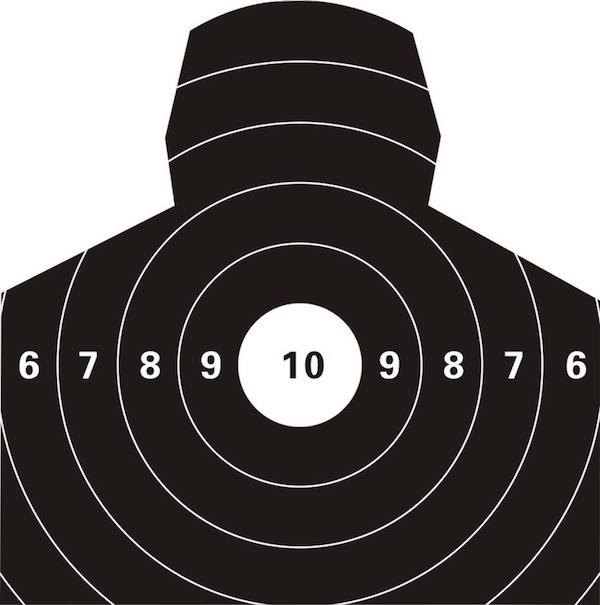
#> input picture images/ceshi2.jpg, 600 x 605 px
$ python image_ces.py   (Python 2 division)   (older library calls are emulated)
#> lines starting #> are read from the running program, lines starting #| are printed output that depends on the picture; after the words box and inside, x2 and y2 are one past the last pixel; in counts of white or black regions, pixels touching at a corner belong together
#!/usr/bin/python
# -*- coding: utf-8 -*-

__author__= "Micheal"

import cv2
import numpy as np
from matplotlib import pyplot as plt

img = cv2.imread('images/ceshi2.jpg')
#> img is the input picture: shape (605, 600, 3); mean B, G, R 94.6, 95.9, 99.7

## 先进行灰度处理
gray_image = cv2.cvtColor(img,cv2.COLOR_BGR2GRAY)

## 二值法进行处理
ret,thresh = cv2.threshold(gray_image,127,255,cv2.THRESH_BINARY)
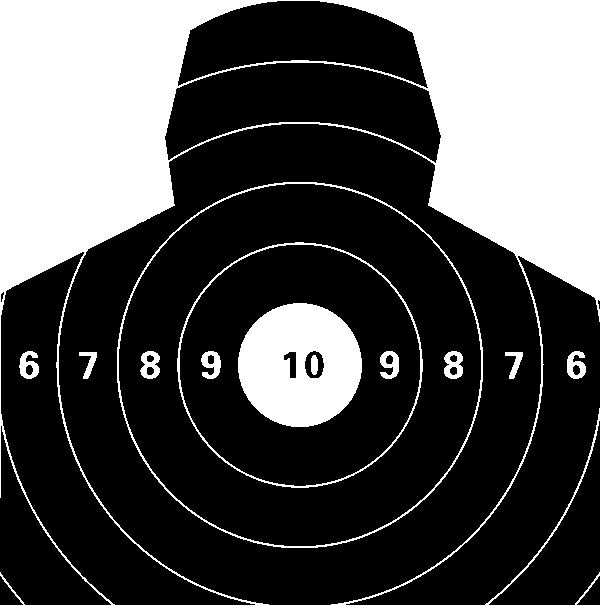
#> thresh: shape (605, 600); 31.1% white; 16 white regions, largest, box (x1, y1, x2, y2) and area: (0, 0, 600, 605) 94118, (238, 303, 362, 427) 11468, (117, 182, 483, 548) 2418

## 腐蚀处理
kernel = cv2.getStructuringElement(cv2.MORPH_ELLIPSE, (4, 4))
eroded = cv2.erode(thresh, kernel)
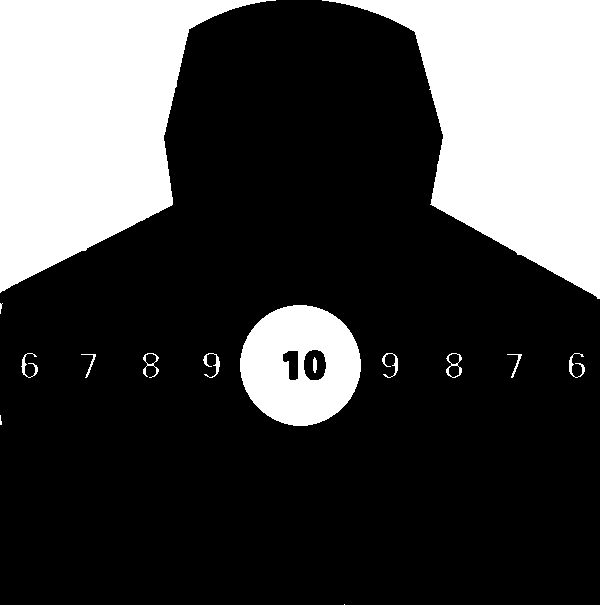
#> eroded: shape (605, 600); 27.6% white; 15 white regions (3 under 20 px)
#
## 提取轮廓
tmp_image, contours, hierarchy = cv2.findContours(eroded, cv2.RETR_TREE, cv2.CHAIN_APPROX_NONE)
#> contours = 20 contours, 3 with area under 20; largest, box (x1, y1, x2, y2) and area: (0, 0, 276, 293) 44103, (322, 0, 600, 299) 43585, (240, 305, 361, 426) 11245, (303, 349, 327, 381) 585, (282, 350, 299, 381) 350

## 绘制轮廓
cv2.drawContours(img, contours, -1, (0, 0, 0), 2)
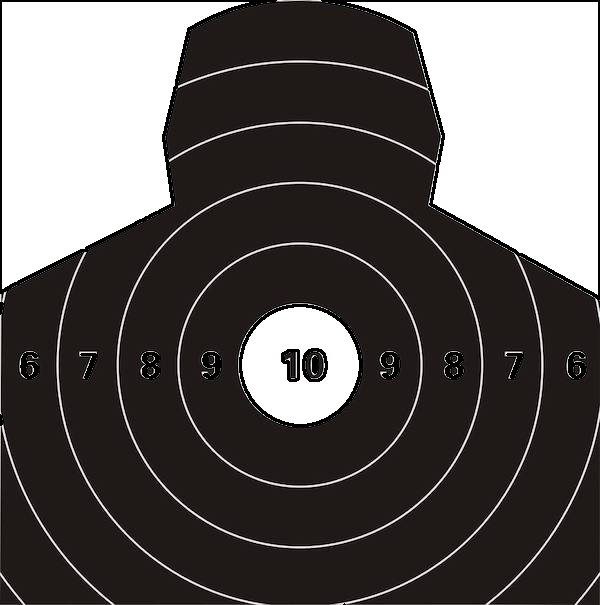
#> img: shape (605, 600, 3); 2.61% of pixels changed, all inside (x1, y1, x2, y2) = (0, 0, 600, 605)

for singel in contours:
    if cv2.contourArea(singel) < 10.0 or cv2.contourArea(singel) > 200.0 :
        print '-' *100
    else:
        print cv2.contourArea(singel)
        x, y, w, h = cv2.boundingRect(singel)
        img = cv2.rectangle(img, (x - 1, y - 1), (x + w + 1, y + h + 1), (0, 0, 255), 2)
#> this loop made 20 passes
#> (x, y, w, h) on passes 3, 4, 5, 7, 8, 9, 10, 11, 12, 13, 17: (507, 354, 15, 24), (81, 354, 15, 24), (569, 353, 16, 25), (448, 365, 12, 13), (448, 353, 12, 12), (382, 353, 16, 25), (203, 353, 17, 25), (143, 353, 16, 25), (145, 353, 12, 12), (21, 353, 17, 25), (313, 357, 4, 16)
#> singel on pass 1: [[344, 604]]
#| ----------------------------------------------------------------------------------------------------
#| ----------------------------------------------------------------------------------------------------
#| 36.5
#| 32.0
#| 63.0
#| ----------------------------------------------------------------------------------------------------
#| 110.0
#| 99.0
#> (further printed lines are left out)
#> pass 3, `img = cv2.rectangle(img, (x - 1, y - 1), (x + w + 1, y + h + 1), (0, 0..`:
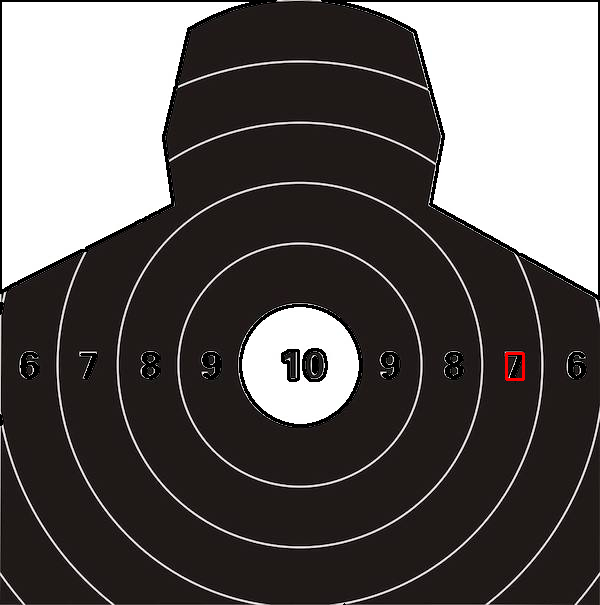
#> img: shape (605, 600, 3); 0.07% of pixels changed, all inside (x1, y1, x2, y2) = (505, 352, 525, 381)
#> after the loop:
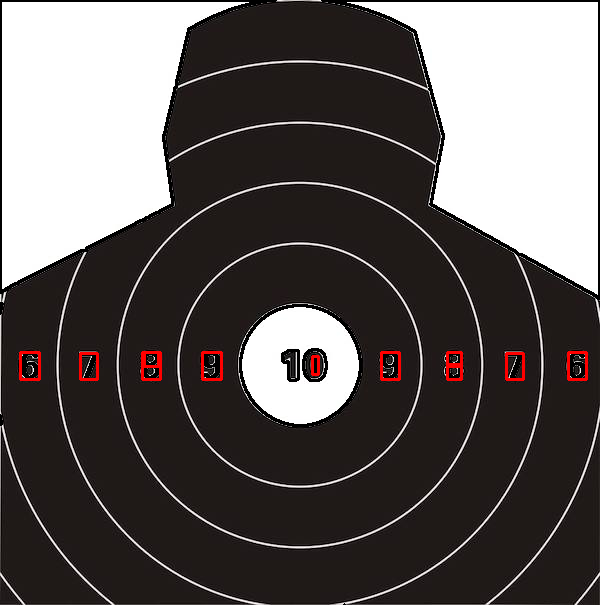
#> img: shape (605, 600, 3); 0.58% of pixels changed, all inside (x1, y1, x2, y2) = (19, 351, 588, 381)

# [7 lines of commented-out code are left out]
def draw_circle(event,x,y,flags,param):
  if event==cv2.EVENT_MOUSEMOVE:
    cv2.circle(img,(x,y),100,(255,0,0),-1)

img = np.zeros((512,512,3),np.uint8)
cv2.namedWindow('image')
cv2.setMouseCallback('image',draw_circle)

while(1):
  cv2.imshow('image',img)
  if cv2.waitKey(20)&0xFF==27:
#> (key Esc is pressed here)
    break
cv2.destroyAllWindows()


def show_threshold(image_path):
    image = cv2.imread(image_path)
    gray_image = cv2.cvtColor(image,cv2.COLOR_BGR2GRAY)
    kernel = cv2.getStructuringElement(cv2.MORPH_RECT, (5, 5), (-1, -1))
    dilate = cv2.dilate(gray_image, kernel)
    ret,thresh1 = cv2.threshold(dilate,255,255,cv2.THRESH_BINARY|cv2.THRESH_OTSU)
    ret,thresh2 = cv2.threshold(dilate,255,255,cv2.THRESH_BINARY_INV|cv2.THRESH_OTSU)
    ret,thresh3 = cv2.threshold(dilate,0,255,cv2.THRESH_TRUNC)
    ret,thresh4 = cv2.threshold(dilate,0,255,cv2.THRESH_TOZERO)
    ret,thresh5 = cv2.threshold(dilate,0,255,cv2.THRESH_TOZERO_INV)
    titles = ['Gray Image','BINARY','BINARY_INV','TRUNC','TOZERO','TOZERO_INV']
    images = [gray_image, thresh1, thresh2, thresh3, thresh4, thresh5]
    for i in xrange(6):
       plt.subplot(2,3,i+1),plt.imshow(images[i],'gray')
       plt.title(titles[i])
       plt.xticks([]),plt.yticks([])
    plt.show()

# show_threshold("images/zhenshiba.jpg")

$ run again, with images/ceshi1.jpg copied over images/ceshi2.jpg
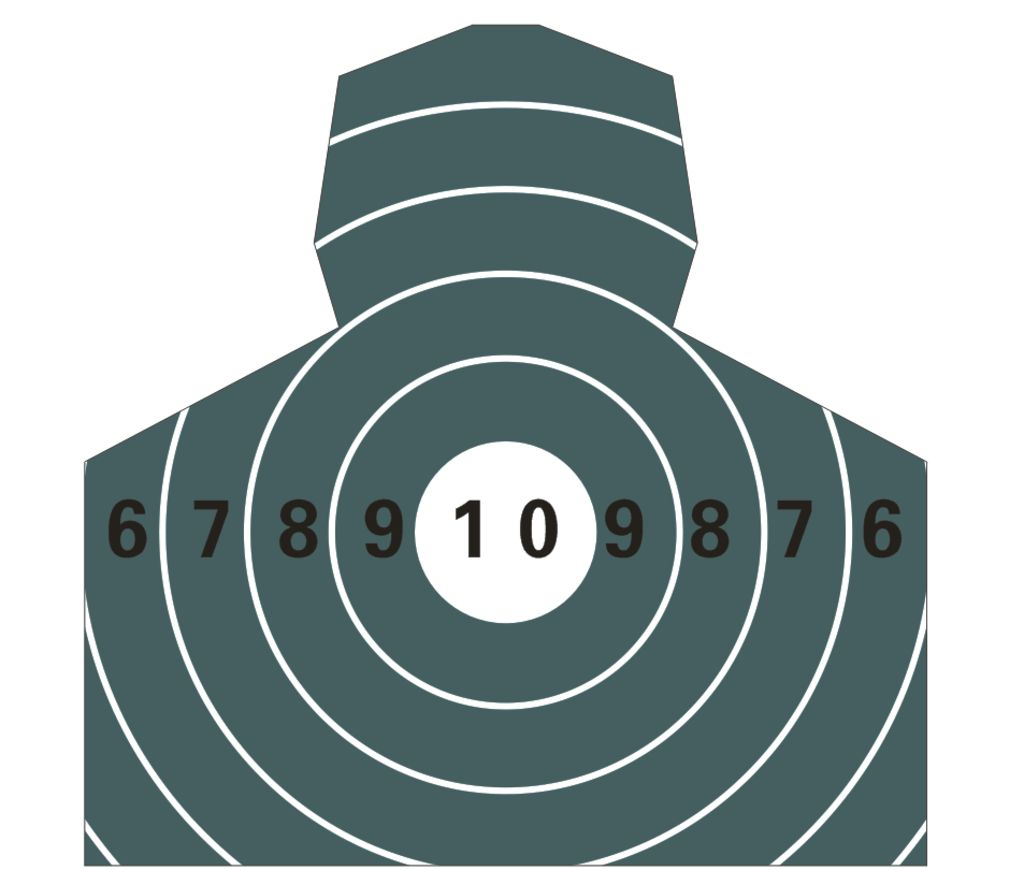
#> input picture images/ceshi1.jpg, 1024 x 870 px
#> img is the input picture: shape (870, 1024, 3); mean B, G, R 171.3, 170.9, 157.9
#> `ret,thresh = cv2.threshold(gray_image,127,255,cv2.THRESH_BINARY)`:
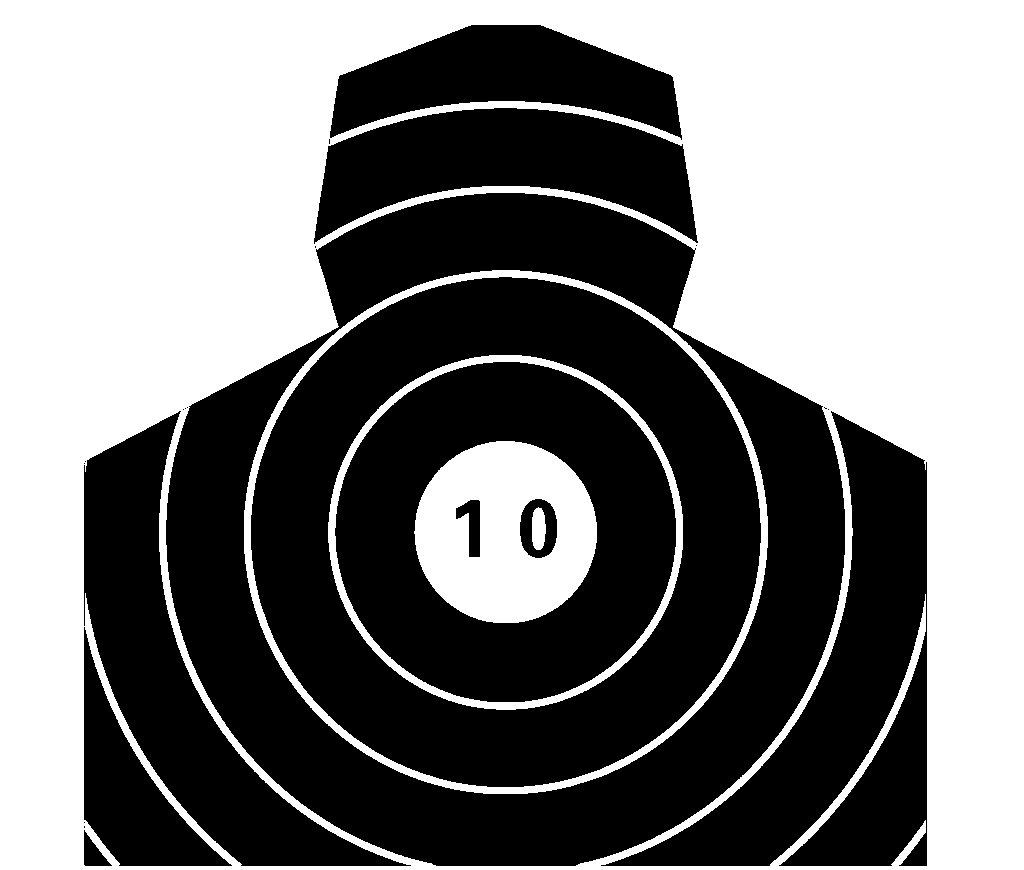
#> thresh: shape (870, 1024); 48.7% white; 5 white regions, box (x1, y1, x2, y2) and area: (0, 0, 1024, 870) 389846, (414, 441, 597, 623) 23596, (244, 270, 768, 794) 11872, (328, 355, 683, 710) 7976, (532, 507, 546, 550) 498
#> eroded: shape (870, 1024); 45.9% white; 6 white regions
#> contours = 11 contours; largest, box (x1, y1, x2, y2) and area: (0, 0, 1024, 870) 888987, (82, 23, 930, 869) 520254, (246, 272, 767, 793) 212479, (249, 275, 764, 790) 207582, (330, 357, 682, 709) 96684
#> `cv2.drawContours(img, contours, -1, (0, 0, 0), 2)`:
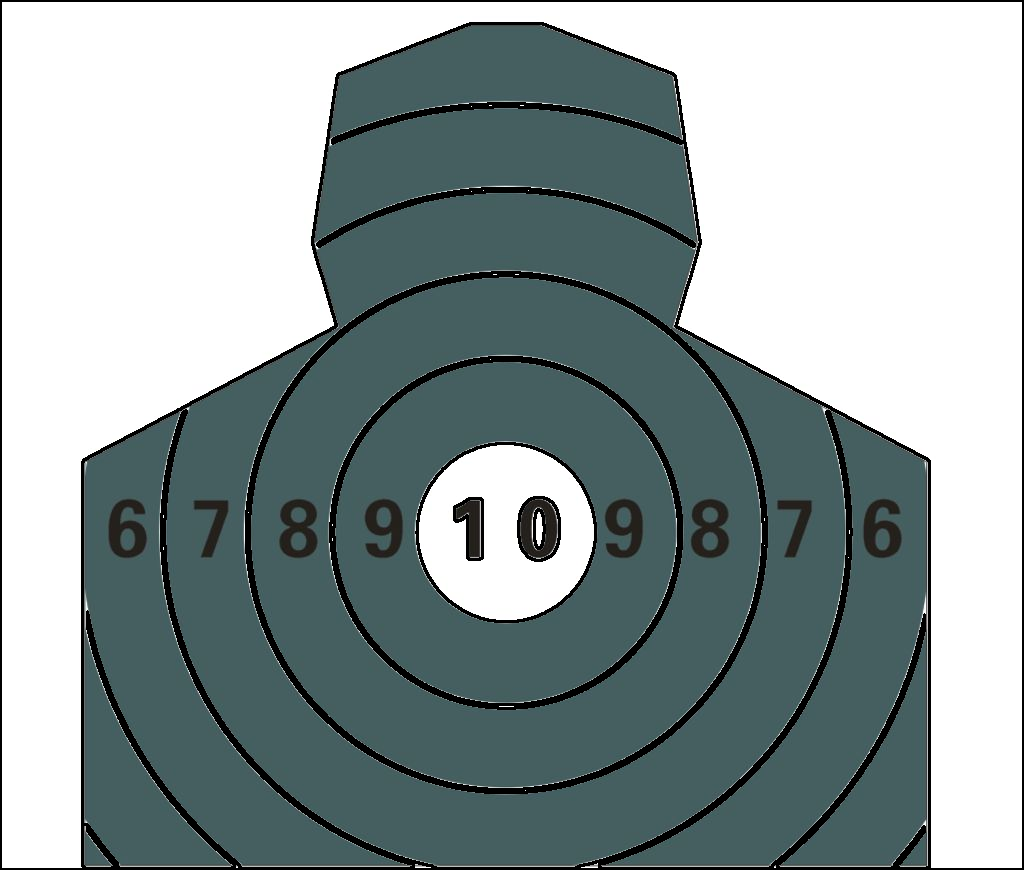
#> img: shape (870, 1024, 3); 6.01% of pixels changed, all inside (x1, y1, x2, y2) = (0, 0, 1024, 870)
#> the loop `for singel in contours:` made 11 passes

$ run again, with images/ceshi123.jpg copied over images/ceshi2.jpg
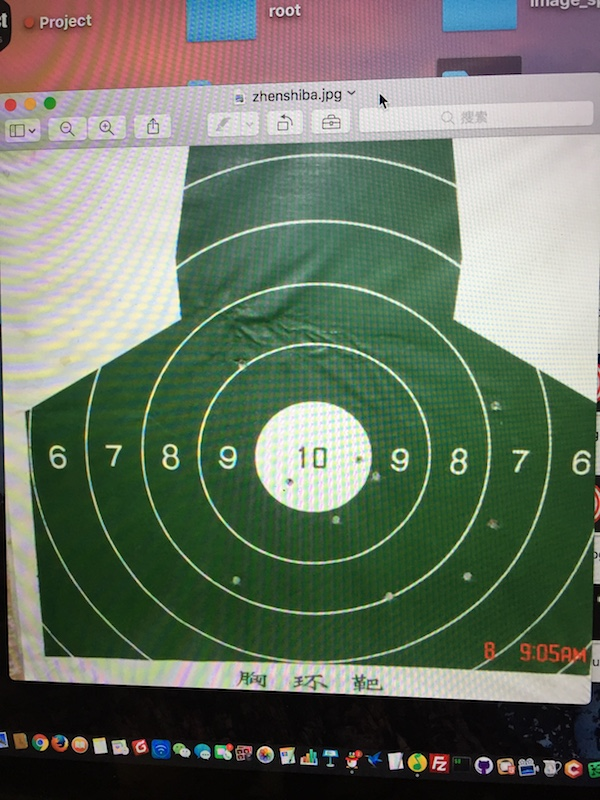
#> input picture images/ceshi123.jpg, 600 x 800 px
#> img is the input picture: shape (800, 600, 3); mean B, G, R 101.4, 117.2, 106.1
#> `ret,thresh = cv2.threshold(gray_image,127,255,cv2.THRESH_BINARY)`:
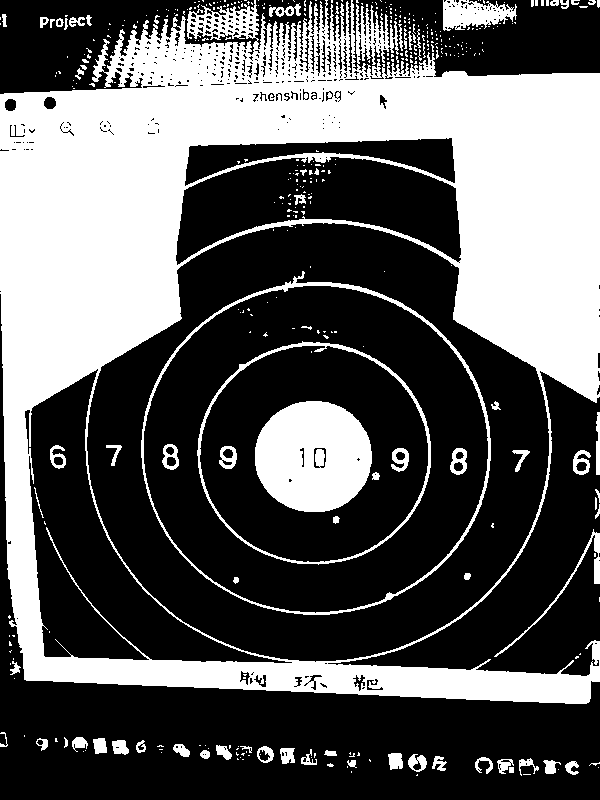
#> thresh: shape (800, 600); 36.7% white; 415 white regions (336 under 20 px), largest, box (x1, y1, x2, y2) and area: (0, 0, 600, 704) 150243, (255, 401, 372, 512) 10183, (141, 271, 491, 615) 3359
#> eroded: shape (800, 600); 28.8% white; 425 white regions (386 under 20 px)
#> contours = 476 contours, 416 with area under 20; largest, box (x1, y1, x2, y2) and area: (0, 31, 600, 703) 125911, (257, 403, 371, 511) 9550, (251, 86, 344, 105) 1087, (445, 3, 499, 27) 613, (312, 446, 329, 471) 362
#> the loop `for singel in contours:` made 476 passes
#> (x, y, w, h) on passes 4, 5, 8, 17, 18, 20, 24, 25: (502, 764, 8, 6), (567, 763, 8, 8), (547, 762, 8, 11), (419, 757, 7, 11), (410, 757, 7, 9), (391, 755, 11, 13), (282, 750, 11, 13), (177, 749, 12, 7)
#> (printed output is left out)
#> after the loop `for singel in contours:`:
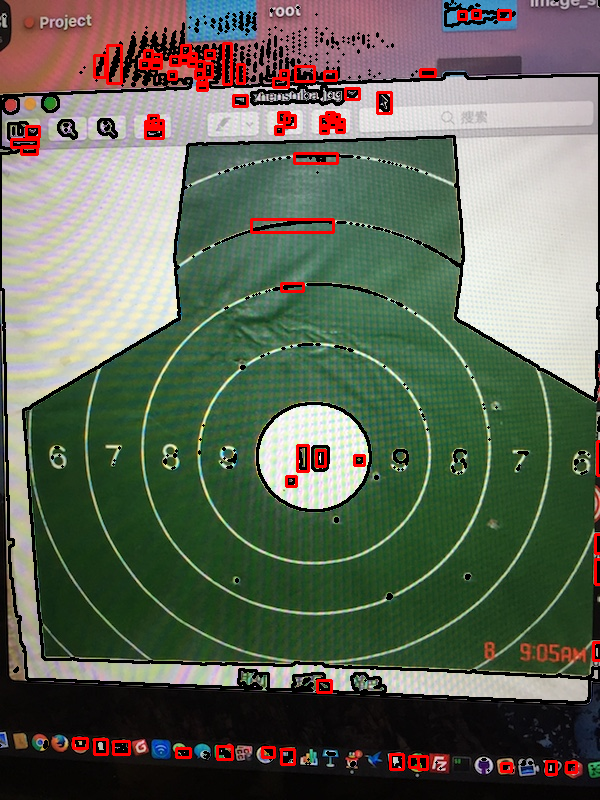
#> img: shape (800, 600, 3); mean B, G, R 89.1, 104.4, 97.5
